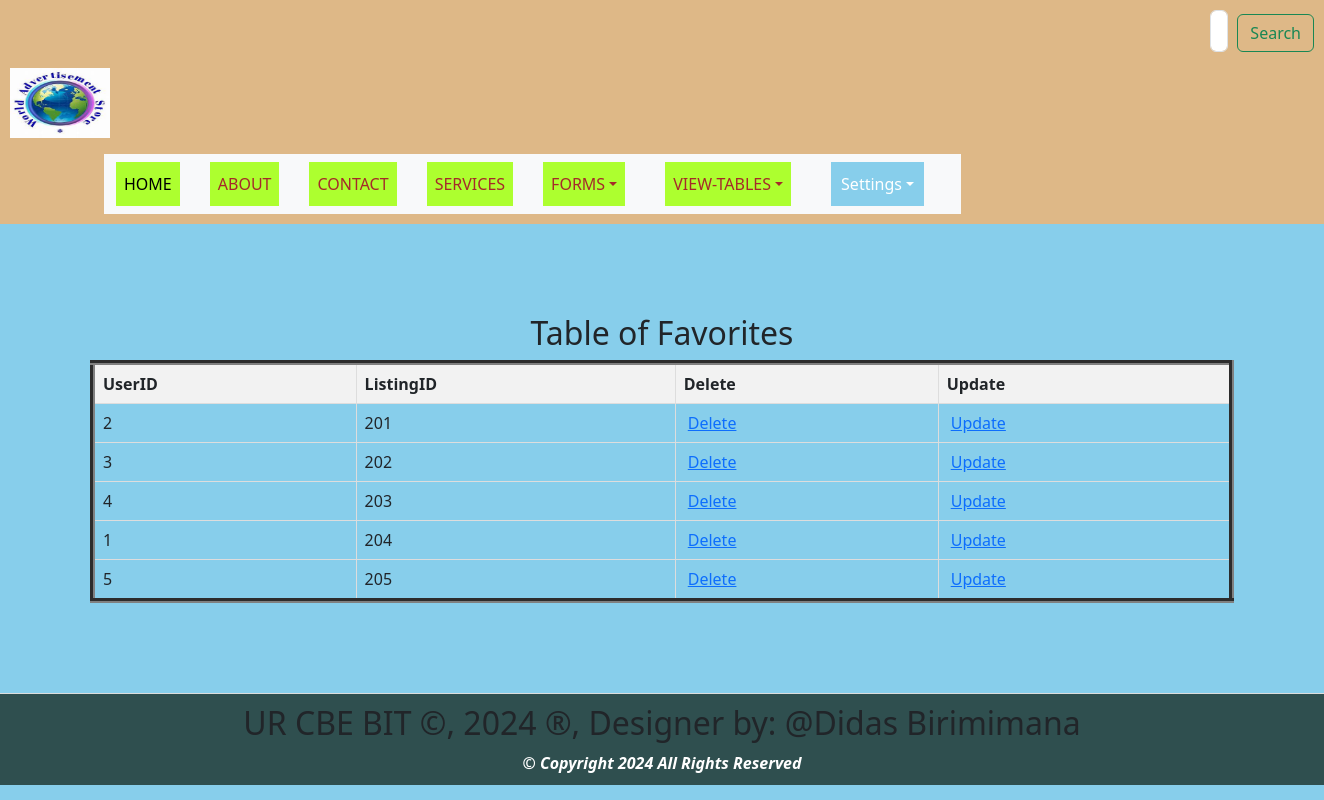
The page /view_favorities.php on the database its author committed.
### tables this page shows
CREATE TABLE `favorites` (
  `UserID` int(11) NOT NULL,
  `ListingID` int(11) NOT NULL
);

### view_favorities.php (the view, shortened to what this page needs)
<html>
<head>
  <link rel="stylesheet" type="text/css" href="styles.css" title="style 1" media="screen, tv, projection, handheld, print"/>
  <link rel="stylesheet" type="text/css" href="styles.css" title="style 1" media="screen, tv, projection, handheld, print">
    <link href="https://cdn.jsdelivr.net/npm/bootstrap@5.3.3/dist/css/bootstrap.min.css" rel="stylesheet">
</head>
<body style="background-color: skyblue;">
<header>
    <form class="d-flex" role="search" action="search.php" method="GET">
        <input class="form-control me-2" type="search" placeholder="Search" aria-label="Search" name="query">
        <button class="btn btn-outline-success" type="submit">Search</button>
    </form>
    <ul style="list-style-type: none; padding: 0;">
        <li style="display: inline; margin-right: 10px;">
           <a href="home.html">
            <img src="./Images/th.jpeg" width="100" height="70" alt="Logo"> </a>
        </li>
    </ul>
    <div class="container">
        <div class="row">
            <div class="col-auto">
                <div class="box">
                    <nav class="navbar navbar-expand-lg bg-body-tertiary">
                        <div class="container-fluid">
                            <div class="collapse navbar-collapse" id="navbarNavDropdown">
                                <ul class="navbar-nav">
                                    <li class="nav-item">
                                        <a class="nav-link active" aria-current="page" href="home.html">HOME</a>
                                    </li>
                                    <li class="nav-item">
                                        <a class="nav-link" href="about.html">ABOUT</a>
                                    </li>
                                    <li class="nav-item">
                                        <a class="nav-link" href="contact.html">CONTACT</a>
                                    </li>
                                    <li class="nav-item">
                                        <a class="nav-link" href="services.html">SERVICES</a>
                                    </li>
                                    <li class="nav-item dropdown">
                                        <a class="nav-link dropdown-toggle" href="#"  data-bs-toggle="dropdown" aria-expanded="false">FORMS</a>
                                    </li>
                                    <li class="nav-item dropdown">
                                        <a class="nav-link dropdown-toggle" href="#" role="button" data-bs-toggle="dropdown" aria-expanded="false">VIEW-TABLES</a>
                                    </li>
                                    <li class="dropdown" style="display: inline; margin-right: 10px;">
                                        <a href="#" class="nav-link dropdown-toggle" style="padding: 10px; color: white; background-color: skyblue; text-decoration: none; margin-right: 15px;">Settings</a>
                                    </li>
                                </ul>
                            </div>
                        </div>
                    </nav>
                </div>
            </div>
        </div>
    </div>
</header>
<section>
<!DOCTYPE html>
<html>
<head>
</head>
<body>
    <center><h2>Table of Favorites</h2></center>
    <table border="5">
        <tr>
            <th>UserID</th>
            <th>ListingID</th>
            <th>Delete</th>
            <th>Update</th>
        </tr>
        <?php
       include('Database_Connection.php');
        $sql = "SELECT * FROM favorites";
        $result = $connection->query($sql);
        if ($result->num_rows > 0) {
            while ($row = $result->fetch_assoc()) {
                $instId = $row['UserID'];
                echo "<tr>
                    <td>" . $row['UserID'] . "</td>
                    <td>" . $row['ListingID'] . "</td>
                    <td><a style='padding:4px' href='delete_favorities.php?UserID=$instId'>Delete</a></td>
                    <td><a style='padding:4px' href='update_favorities.php?UserID=$instId'>Update</a></td>
                </tr>";
            }
        } else {
            echo "<tr><td colspan='9'>No data found</td></tr>";
        }
        ?>
    </table>
</body>
    </section>
<footer>
 <marquee behavior='alternate'>
<b><h2>UR CBE BIT &copy, 2024 &reg, Designer by: @Didas Birimimana</h2></b>
</marquee>
<center><b style="color: white;"><i>&copy Copyright 2024 All Rights Reserved</i></b></center>
</footer>
</body>
</html>

### styles.css (style rules this page uses)
body { font-family: Arial, sans-serif; margin: 0; padding: 0; }
header { background-color: darkslategray; padding: 5px; }
nav { display: flex; justify-content: space-between; }
.nav-link { list-style: none; margin: 0; padding: 0; display: inline-block; margin-right: 20px; text-decoration: none; color: black; }
.dropdown { position: relative; display: inline; margin-right: 10px; }
section { padding: 90px; border-bottom: 1px solid #ddd; }
footer { text-align: center; padding: 10px; background-color: darkslategray; }

### view_favorities.php (style rules this page uses)
.nav-link { padding: 10px; color: white; background-color: greenyellow; text-decoration: none; margin-right: 30px; text-align: center; }
.nav-link:link { color: brown; }
button.btn { margin-left: 1px; margin-top: 4px; }
input.form-control { margin-left: 1200px; padding: 8px; }
header { background-color: burlywood; padding: 10px; }
table { width: 100%; border-collapse: collapse; }
th, td { border: 1px solid #ddd; padding: 8px; text-align: left; }
th { background-color: #f2f2f2; }

### rows shown on the page
favorites: UserID "2", ListingID "201"
favorites: UserID "3", ListingID "202"
favorites: UserID "4", ListingID "203"
favorites: UserID "1", ListingID "204"
favorites: UserID "5", ListingID "205"
